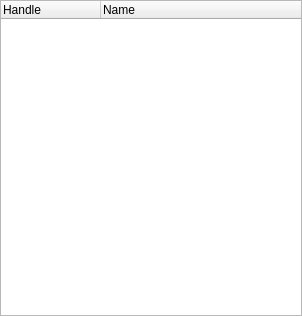
<?xml version="1.0" encoding="UTF-8"?>
<ui version="4.0">
 <class>HeapsWidget</class>
 <widget class="QWidget" name="HeapsWidget">
  <property name="geometry">
   <rect>
    <x>0</x>
    <y>0</y>
    <width>302</width>
    <height>316</height>
   </rect>
  </property>
  <property name="windowTitle">
   <string>Form</string>
  </property>
  <layout class="QGridLayout" name="gridLayout">
   <property name="leftMargin">
    <number>0</number>
   </property>
   <property name="topMargin">
    <number>0</number>
   </property>
   <property name="rightMargin">
    <number>0</number>
   </property>
   <property name="bottomMargin">
    <number>0</number>
   </property>
   <item row="0" column="0">
    <widget class="QTreeWidget" name="treeWidget">
     <property name="focusPolicy">
      <enum>Qt::NoFocus</enum>
     </property>
     <property name="columnCount">
      <number>2</number>
     </property>
     <attribute name="headerDefaultSectionSize">
      <number>100</number>
     </attribute>
     <column>
      <property name="text">
       <string>Handle</string>
      </property>
     </column>
     <column>
      <property name="text">
       <string>Name</string>
      </property>
     </column>
    </widget>
   </item>
  </layout>
 </widget>
 <resources/>
 <connections/>
</ui>
